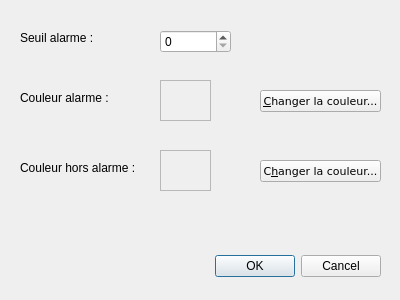
<?xml version="1.0" encoding="UTF-8"?>
<ui version="4.0">
 <class>DialogCSeuilAlarme</class>
 <widget class="QDialog" name="DialogCSeuilAlarme">
  <property name="geometry">
   <rect>
    <x>0</x>
    <y>0</y>
    <width>400</width>
    <height>300</height>
   </rect>
  </property>
  <property name="windowTitle">
   <string>Dialog</string>
  </property>
  <widget class="QDialogButtonBox" name="buttonBox">
   <property name="geometry">
    <rect>
     <x>170</x>
     <y>250</y>
     <width>211</width>
     <height>32</height>
    </rect>
   </property>
   <property name="orientation">
    <enum>Qt::Horizontal</enum>
   </property>
   <property name="standardButtons">
    <set>QDialogButtonBox::Cancel|QDialogButtonBox::Ok</set>
   </property>
  </widget>
  <widget class="QSpinBox" name="spinBox">
   <property name="geometry">
    <rect>
     <x>160</x>
     <y>30</y>
     <width>71</width>
     <height>23</height>
    </rect>
   </property>
  </widget>
  <widget class="QLabel" name="label">
   <property name="geometry">
    <rect>
     <x>20</x>
     <y>30</y>
     <width>91</width>
     <height>16</height>
    </rect>
   </property>
   <property name="text">
    <string>Seuil alarme :</string>
   </property>
  </widget>
  <widget class="QLabel" name="label_2">
   <property name="geometry">
    <rect>
     <x>20</x>
     <y>90</y>
     <width>101</width>
     <height>16</height>
    </rect>
   </property>
   <property name="text">
    <string>Couleur alarme :</string>
   </property>
  </widget>
  <widget class="QFrame" name="frame">
   <property name="geometry">
    <rect>
     <x>160</x>
     <y>80</y>
     <width>51</width>
     <height>41</height>
    </rect>
   </property>
   <property name="frameShape">
    <enum>QFrame::StyledPanel</enum>
   </property>
   <property name="frameShadow">
    <enum>QFrame::Raised</enum>
   </property>
  </widget>
  <widget class="QLabel" name="label_3">
   <property name="geometry">
    <rect>
     <x>20</x>
     <y>160</y>
     <width>131</width>
     <height>16</height>
    </rect>
   </property>
   <property name="text">
    <string>Couleur hors alarme :</string>
   </property>
  </widget>
  <widget class="QFrame" name="frame_2">
   <property name="geometry">
    <rect>
     <x>160</x>
     <y>150</y>
     <width>51</width>
     <height>41</height>
    </rect>
   </property>
   <property name="frameShape">
    <enum>QFrame::StyledPanel</enum>
   </property>
   <property name="frameShadow">
    <enum>QFrame::Raised</enum>
   </property>
  </widget>
  <widget class="QPushButton" name="pushButton">
   <property name="geometry">
    <rect>
     <x>260</x>
     <y>90</y>
     <width>121</width>
     <height>22</height>
    </rect>
   </property>
   <property name="font">
    <font>
     <family>DejaVu Sans</family>
     <pointsize>8</pointsize>
    </font>
   </property>
   <property name="text">
    <string>&amp;Changer la couleur...</string>
   </property>
  </widget>
  <widget class="QPushButton" name="pushButton_2">
   <property name="geometry">
    <rect>
     <x>260</x>
     <y>160</y>
     <width>121</width>
     <height>22</height>
    </rect>
   </property>
   <property name="font">
    <font>
     <family>DejaVu Sans</family>
     <pointsize>8</pointsize>
    </font>
   </property>
   <property name="text">
    <string>C&amp;hanger la couleur...</string>
   </property>
  </widget>
 </widget>
 <resources/>
 <connections>
  <connection>
   <sender>buttonBox</sender>
   <signal>accepted()</signal>
   <receiver>DialogCSeuilAlarme</receiver>
   <slot>accept()</slot>
   <hints>
    <hint type="sourcelabel">
     <x>248</x>
     <y>254</y>
    </hint>
    <hint type="destinationlabel">
     <x>157</x>
     <y>274</y>
    </hint>
   </hints>
  </connection>
  <connection>
   <sender>buttonBox</sender>
   <signal>rejected()</signal>
   <receiver>DialogCSeuilAlarme</receiver>
   <slot>reject()</slot>
   <hints>
    <hint type="sourcelabel">
     <x>316</x>
     <y>260</y>
    </hint>
    <hint type="destinationlabel">
     <x>286</x>
     <y>274</y>
    </hint>
   </hints>
  </connection>
 </connections>
</ui>
